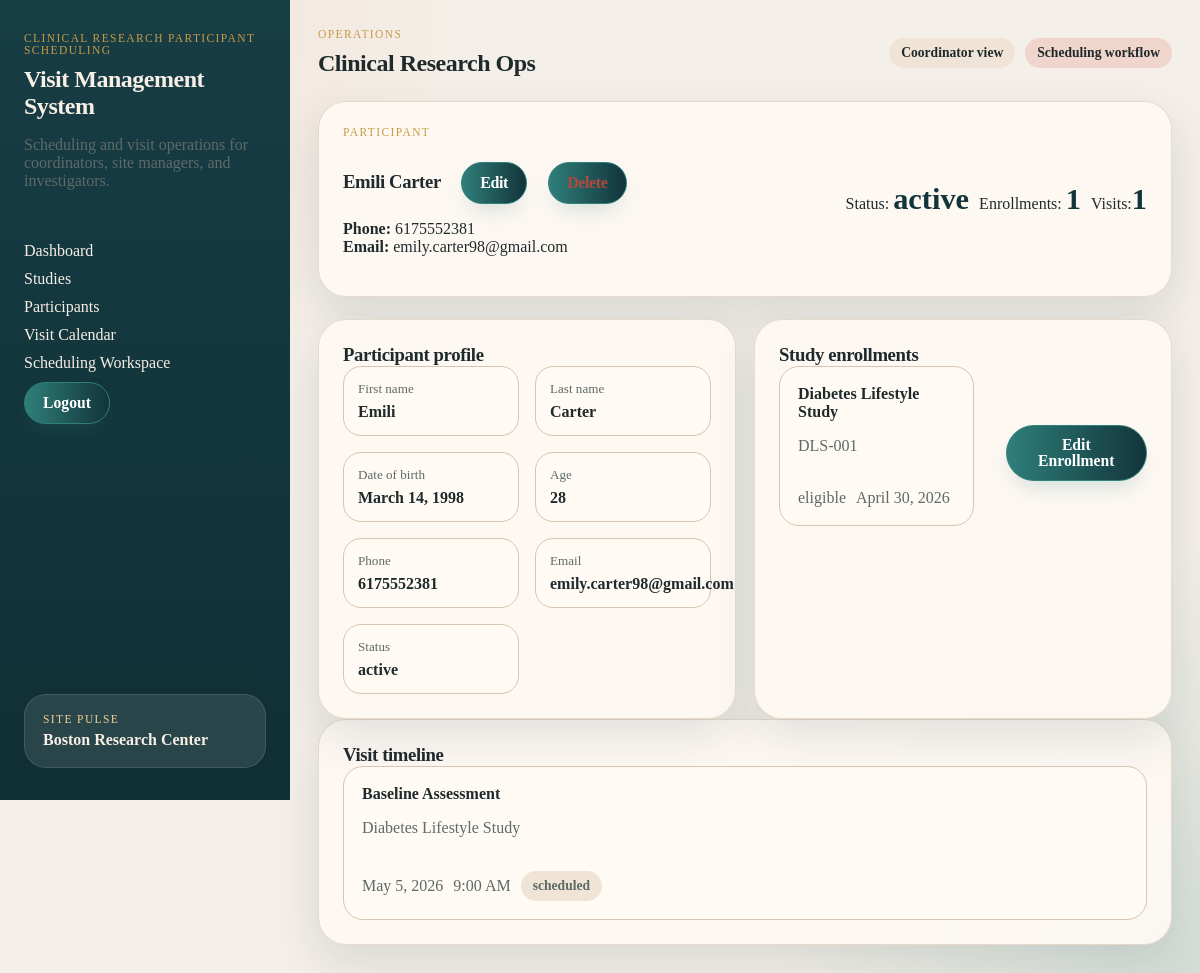
The page /project/participants/1/ (signed in) on the database its author committed.
### project/models.py (models this page shows, shortened)
class Participant(models.Model):
    first_name = models.CharField(max_length=100)  # Participant's first name
    last_name = models.CharField(max_length=100)  # Participant's last name
    date_of_birth = models.DateField()  # Date of birth
    age = models.PositiveIntegerField(null=True, blank=True)  # Age (optional, can be calculated from DOB)
    sex = models.CharField(
        max_length=20,
        choices=[('male', 'Male'), ('female', 'Female'), ('other', 'Other'), ('prefer_not_to_say', 'Prefer not to say')],
        default='prefer_not_to_say',
    )  # Sex
    phone = models.CharField(max_length=20, blank=True)  # Phone number
    email = models.EmailField(max_length=254, blank=True)  # Email address
    STATUS_CHOICES = [
        ('active', 'Active'),
        ('withdrawn', 'Withdrawn'),
        ('completed', 'Completed'),
        ('inactive', 'Inactive'),
    ]
    status = models.CharField(
        max_length=20,
        choices=STATUS_CHOICES,
        default='active'
    )
    @property
    def age_calculated(self):
        from datetime import date
        if self.date_of_birth:
            today = date.today()
            try:
                birthday = self.date_of_birth.replace(year=today.year)
            except ValueError:
                birthday = self.date_of_birth.replace(year=today.year, month=self.date_of_birth.month + 1, day=1)
            age = today.year - self.date_of_birth.year
            if today < birthday:
                age -= 1
            return age
        return None
    def __str__(self):
        return f"{self.first_name} {self.last_name}"

class Enrollment(models.Model):
    participant = models.ForeignKey(Participant, on_delete=models.CASCADE)  # Link to participant
    study = models.ForeignKey(Study, on_delete=models.CASCADE)  # Link to study
    consent_date = models.DateField()  # Date consent was given
    SCREENING_STATUS_CHOICES = [
        ('pending', 'Pending'),
        ('eligible', 'Eligible'),
        ('ineligible', 'Ineligible'),
        ('screen_failed', 'Screen Failed'),
    ]
    screening_status = models.CharField(
        max_length=20,
        choices=SCREENING_STATUS_CHOICES,
        default='pending'
    )
    enrollment_date = models.DateField()  # Date of enrollment

class Study(models.Model):
    title = models.CharField(max_length=200)  # Study title
    protocol_number = models.CharField(max_length=50)  # Unique protocol identifier
    description = models.TextField()  # Study description
    STUDY_STATUS_CHOICES = [
        ('active', 'Active'),
        ('closed', 'Closed'),
        ('paused', 'Paused'),
    ]
    status = models.CharField(
        max_length=20,
        choices=STUDY_STATUS_CHOICES,
        default='active'
    )

class Visit(models.Model):
    enrollment = models.ForeignKey(Enrollment, on_delete=models.CASCADE)  # Link to enrollment
    visit_date = models.DateTimeField()  # Date and time of visit
    visit_type = models.CharField(max_length=100)  # e.g., 'screening', 'follow-up'
    VISIT_STATUS_CHOICES = [
        ('scheduled', 'Scheduled'),
        ('completed', 'Completed'),
        ('canceled', 'Canceled'),
        ('missed', 'Missed'),
    ]
    status = models.CharField(
        max_length=20,
        choices=VISIT_STATUS_CHOICES,
        default='scheduled'
    )
    notes = models.TextField()  # Staff notes

### project/views.py (the view)
# urls.py: path("participants/<int:participant_id>/", ParticipantDetailView.as_view(), name="project_participant_detail"),
class ParticipantDetailView(CoordinatorRequiredMixin, DetailView):
    model = Participant
    template_name = "project/participant_detail.html"
    context_object_name = "participant"
    pk_url_kwarg = "participant_id"
    def get_context_data(self, **kwargs):
        context = super().get_context_data(**kwargs)
        participant = self.object
        context["enrollments"] = (
            Enrollment.objects.filter(participant=participant)
            .select_related("study")
            .order_by("-enrollment_date", "-consent_date")
        )
        context["visits"] = (
            Visit.objects.filter(enrollment__participant=participant)
            .select_related("enrollment", "enrollment__study")
            .order_by("visit_date")
        )
        return context

### project/views.py (called while the page is built)
    def test_func(self):
        return hasattr(self.request.user, 'userprofile') and \
               self.request.user.userprofile.role == 'coordinator'

### project/templates/project/participant_detail.html (shortened to what this page needs)
{% extends "project/base.html" %}
{% block content %}
<section class="detail-hero">
  <div>
    <p class="eyebrow">Participant</p>
    <h3>{{ participant }}
      <a href="{% url 'project_participant_edit' participant.id %}" class="button-link button-link-inline">Edit</a>
      <a href="{% url 'project_participant_delete' participant.id %}" class="button-link button-link-inline delete-link">Delete</a>
    </h3>
    <p>
      <strong>Phone:</strong> {{ participant.phone }}<br>
      <strong>Email:</strong> {{ participant.email }}
    </p>
  </div>
  <div class="hero-stats">
    <div><span>Status: </span><strong>{{ participant.status }}</strong></div>
    <div><span>Enrollments: </span><strong>{{ enrollments.count }}</strong></div>
    <div><span>Visits:</span><strong>{{ visits.count }}</strong></div>
  </div>
</section>
<section class="content-grid">
  <article class="panel">
    <div class="panel-header">
      <h3>Participant profile</h3>
    </div>
    <dl class="detail-list">
      <div><dt>First name</dt><dd>{{ participant.first_name }}</dd></div>
      <div><dt>Last name</dt><dd>{{ participant.last_name }}</dd></div>
      <div><dt>Date of birth</dt><dd>{{ participant.date_of_birth }}</dd></div>
      <div><dt>Age</dt><dd>{{ participant.age_calculated }}</dd></div>
      <div><dt>Phone</dt><dd>{{ participant.phone }}</dd></div>
      <div><dt>Email</dt><dd>{{ participant.email }}</dd></div>
      <div><dt>Status</dt><dd>{{ participant.status }}</dd></div>
    </dl>
  </article>
  <article class="panel">
    <div class="panel-header">
      <h3>Study enrollments</h3>
    </div>
    <div class="stack-list">
      {% for enrollment in enrollments %}
        <div class="enrollment-row-flex">
          <a class="list-row" href="{% url 'project_study_detail' enrollment.study.id %}">
            <div>
              <strong>{{ enrollment.study.title }}</strong>
              <p>{{ enrollment.study.protocol_number }}</p>
            </div>
            <div class="row-meta">
              <span>{{ enrollment.screening_status }}</span>
              <span>{{ enrollment.enrollment_date }}</span>
            </div>
          </a>
          <a href="{% url 'project_enrollment_edit' enrollment.id %}" class="button-link enrollment-edit-link">Edit Enrollment</a>
        </div>
      {% empty %}
        <p class="empty-state">This participant is not enrolled in any studies yet.</p>
      {% endfor %}
    </div>
  </article>
</section>
<section class="panel">
  <div class="panel-header">
    <h3>Visit timeline</h3>
  </div>
    <div class="stack-list">
      {% for visit in visits %}
        <a class="list-row" href="{% url 'project_visit_detail' visit.id %}">
          <div>
            <strong>{{ visit.visit_type }}</strong>
            <p>{{ visit.enrollment.study.title }}</p>
          </div>
          <div class="row-meta">
            <span>{{ visit.visit_date|date:"M j, Y" }}</span>
            <span>{{ visit.visit_date|date:"g:i A" }}</span>
            <span class="badge">{{ visit.status }}</span>
          </div>
        </a>
      {% empty %}
        <p class="empty-state">No visits scheduled for this participant.</p>
      {% endfor %}
    </div>
</section>
{% endblock %}

### static/project.css (style rules this page uses)
:root { --bg: #f4efe8; --panel: #fffaf4; --panel-strong: #f0e4d6; --line: #d6c5b2; --text: #1f2a2c; --muted: #5e6a68; --navy: #12343b; --teal: #2f7f7a; --coral: #d66a4d; --gold: #c79b45; --danger: #b2493d; --shadow: 0 18px 48px rgba(18, 52, 59, 0.12); }
* { box-sizing: border-box; }
html, body { margin: 0; padding: 0; }
body { font-family: Georgia, "Times New Roman", serif; color: var(--text); background: radial-gradient(circle at top left, rgba(214, 106, 77, 0.12), transparent 30%), radial-gradient(circle at bottom right, rgba(47, 127, 122, 0.16), transparent 28%), var(--bg); }
a { color: inherit; text-decoration: none; }
h1, h2, h3, h4 { margin: 0; font-family: "Palatino Linotype", "Book Antiqua", Palatino, serif; letter-spacing: -0.02em; }
.nav, .stack-list, .metric-grid, .card-grid, .content-grid, .day-grid, .scheduler-form, form { display: grid; gap: 16px; }
.metric-grid, .card-grid, .content-grid, .day-grid { margin-top: 22px; gap: 18px; }
.content-grid, .day-grid { grid-template-columns: repeat(2, minmax(0, 1fr)); }
.page-header, .panel-header, .hero, .detail-hero, .list-row, .metric-card, .study-card, .day-card, .study-card-header { display: flex; justify-content: space-between; gap: 18px; }
.header-actions, .study-meta, .chip-row, .hero-stats, .study-card-actions, .row-meta, .profile-actions { display: flex; flex-wrap: wrap; gap: 10px; align-items: center; }
.hero, .detail-hero, .panel, .day-card { padding: 24px; border-radius: 28px; background: rgba(255, 250, 244, 0.88); border: 1px solid rgba(214, 197, 178, 0.6); box-shadow: var(--shadow); }
.eyebrow, .status-label { text-transform: uppercase; font-size: 0.72rem; letter-spacing: 0.12em; }
.eyebrow { color: var(--gold); margin: 0 0 10px; }
.brand-copy, .subtle, .hero-copy, .metric-card span, .list-row p, .study-card p, .detail-list dt, .bullet-list, .status-card span, .study-protocol, .row-meta, .hero-label, .empty-state, .visit-study, .enrollment-protocol { color: var(--muted); }
.metric-card strong, .hero-stats strong { font-size: 1.9rem; color: var(--navy); }
.pill, .badge, .doc-chip, .status-badge, .screening-badge, .visit-badge { display: inline-flex; align-items: center; justify-content: center; width: fit-content; padding: 7px 12px; border-radius: 999px; font-size: 0.85rem; font-weight: 700; background: var(--panel-strong); }
.btn, .button-link, .scheduler-form button, form button, input[type="submit"], button[type="submit"] { display: inline-flex; align-items: center; justify-content: center; gap: 0.4em; width: fit-content; min-height: 42px; line-height: 1; font-family: inherit; font-size: 0.98rem; font-weight: 700; padding: 0.75em 1.15em; border-radius: 999px; border: 1.5px solid transparent; cursor: pointer; text-align: center; text-decoration: none; transition: transform 0.2s ease, box-shadow 0.2s ease, background 0.2s ease, border-color 0.2s ease; box-shadow: 0 0.7em 1.5em -0.5em rgba(47, 127, 122, 0.25); }
.btn-primary, .button-link, .scheduler-form button, form button, input[type="submit"], button[type="submit"] { background: linear-gradient(90deg, var(--teal), var(--navy)); color: #fff; border-color: var(--teal); }
.button-link { margin-top: 14px; }
.metric-card, .study-card, .day-card, .list-row { flex-direction: column; }
.list-row { padding: 18px; border-radius: 20px; background: var(--panel); border: 1px solid var(--line); }
.detail-list { display: grid; grid-template-columns: repeat(2, minmax(0, 1fr)); gap: 16px; margin: 0; }
.detail-list div { padding: 14px; border-radius: 18px; background: var(--panel); border: 1px solid var(--line); }
.detail-list dt { font-size: 0.82rem; margin-bottom: 6px; }
.detail-list dd { margin: 0; font-weight: 600; }
.button-link-inline { font-size: 1rem; margin-left: 1rem; }
.delete-link { color: var(--danger) !important; }
.enrollment-row-flex { display: flex; align-items: center; justify-content: space-between; gap: 16px; }
.enrollment-edit-link { margin-left: 1em; }

### rows shown on the page
Participant: first_name+last_name "Emili Carter", phone "6175552381", email "emily.carter98@gmail.com", status "active", first_name "Emili", last_name "Carter", date_of_birth "March 14, 1998", age_calculated "28"
Enrollment: study "Diabetes Lifestyle Study", study.protocol_number "DLS-001", screening_status "eligible", enrollment_date "April 30, 2026"
Visit: visit_type "Baseline Assessment", enrollment.study "Diabetes Lifestyle Study", visit_date "May 5, 2026", visit_date "9:00 AM", status "scheduled"

### other values the page prints
{{ enrollments.count }} "1"
{{ visits.count }} "1"
